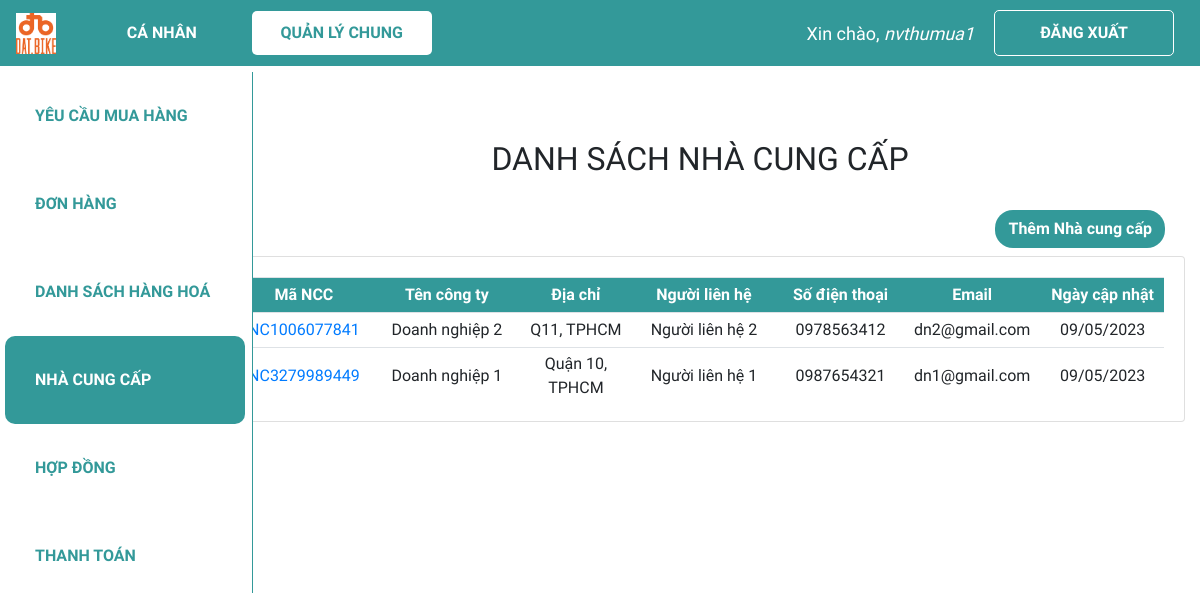
/dsncc/ (signed in), run on the app's committed database.
### web_core/models.py (models this page shows, shortened)
class NCC(models.Model):
    ma_NCC = ShortUUIDField(
        verbose_name='Mã nhà cung cấp',
        length=10,
        max_length=12,
        prefix="NC",
        alphabet="0123456789",
        primary_key=True
    )
    ma_nhan_vien_tao = models.ForeignKey(NHANVIEN, on_delete = models.SET_NULL, verbose_name = 'Mã nhân viên tạo', blank = True, null=True)
    ma_so_thue = models.CharField('Mã số thuế', max_length = 20,blank=True, null=True)
    ma_hang_hoa = models.ManyToManyField(HANGHOA, verbose_name = 'Mã hàng hoá', blank = True)
    ten_doanh_nghiep = models.CharField('Tên doanh nghiệp', max_length = 100,blank=True, null=True)
    dia_chi = models.CharField('Địa chỉ', max_length = 300,blank=True, null=True)
    nguoi_lien_he = models.CharField('Người liên hệ', max_length = 100, blank=True, null=True)
    sdt = models.CharField('Số điện thoại', max_length = 20,blank=True, null=True)
    email = models.EmailField('Email', max_length = 100, blank=True, null=True)
    stk = models.CharField('Thông tin chuyển khoản', max_length = 100, blank=True, null=True)
    giay_phep = models.CharField('Giấy phép', max_length = 100, blank=True, null=True)
    nang_luc_hang_hoa = models.CharField('Năng lực hàng hoá', max_length = 100, blank=True, null=True)
    ngay_cap_nhat = models.DateTimeField('Ngày cập nhật', default=datetime.now)
    cong_no = models.CharField('Công nợ', max_length = 500, blank=True, null=True)
    file_bao_gia =  models.CharField('File báo giá', max_length=500, blank=True, null=True)

### web_core/decorators.py (the view)
        def wrapper_func(request, *args, **kwargs):
            group = None
            if request.user.groups.exists():
                group = request.user.groups.all()
            if len(group) > 2 and any(role.name in allowed_roles for role in group):
                return view_func(request, *args, **kwargs)
            elif group[0].name in allowed_roles:
                return view_func(request, *args, **kwargs)
            else:
                return HttpResponse('Not authorized')

### web_core/templatetags/index.py (called while the page is built)
@register.filter
def first_group_name(user):
    groups = user.groups.all()
    if groups:
        return groups[0].name
    return ''

### web_core/views.py (called while the page is built)
@allowed_users(['thumua', 'quanly'])
@login_required(login_url='login')
def dsncc(request):
    dsncc = NCC.objects.all().order_by('-ngay_cap_nhat')
    context = {'dsncc':dsncc}
    return render(request, 'web_core/dsncc.html', context)

### web_core/templates/web_core/dsncc.html (shortened to what this page needs)
{% extends 'web_core/main.html' %}
{% block content %}
<h2 class="table-title" style>DANH SÁCH NHÀ CUNG CẤP</h2>
{% load index %}
{% if request.user|first_group_name != 'quanly' %}
<div class="row sub">
    <div class="col">
        <div class="btn-text-right">
            <a class='btn add-btn' href="{% url 'quanli_them_ncc'%}">Thêm Nhà cung cấp</a>
        </div>
    </div>
</div>
{% endif %}
<div class="card card-body">
    <table class='table table-sm'>
        <tr class="table-head">
            <th class="small-content">Mã NCC</th>
            <th class="mid-content">Tên công ty</th>
            <th class="small-content">Địa chỉ</th>
            <th class="mid-content">Người liên hệ</th>
            <th class="small-content">Số điện thoại</th>
            <th class="small-content">Email</th>
            <th class="small-content">Ngày cập nhật</th>
        </tr>
        {% for ncc in dsncc %}
        <tr>
            <td class="small-content"><a href="{% url 'quanli_xem_ncc' ncc.ma_NCC %}">{{ncc.ma_NCC}}</a></td>
            <td class="mid-content">{{ncc.ten_doanh_nghiep}}</td>
            <td class="small-content">{{ncc.dia_chi}}</td>
            <td class="mid-content">{{ncc.nguoi_lien_he}}</td>
            <td class="small-content">{{ncc.sdt}}</td>
            <td class="small-content">{{ncc.email}}</td>
            <td class="small-content">{{ncc.ngay_cap_nhat|date:"d/m/Y"}}</td>
        </tr>
        {% endfor %}
    </table>
</div>
{% endblock %}

### web_core/templates/web_core/navbar.html (shortened to what this page needs)
{% load static %}
<nav class="navbar navbar-expand-lg my-navbar fixed-top">
    <a href="{% url 'home' %}">
        <img class="navbar-brand" alt="logo-brand" src="{% static 'images/logo.png' %}" height="50"
            style="padding-bottom: 4px" />
    </a>
    <div class="collapse navbar-collapse" id="navbarNav">
        {% with request.resolver_match.url_name as url_name %}
        <div class="navbar-nav">
            {% load index %}
            {% if request.user|first_group_name != 'quanly' and request.user|first_group_name != 'ketoan' %}
                <a class="nav-item nav-link my-nav-item {% if 'canhan' in url_name %}my-nav-active{% endif %} nav-canhan"
                href="{% url 'canhan_dspr' %}">Cá nhân</a>
            {% endif %}
            <a class="nav-item nav-link my-nav-item {% if 'quanli' in url_name %}my-nav-active{% endif %} nav-quanly"
                href="{% url 'quanli_dspr' %}">Quản lý chung</a>
        </div>
        {% endwith %}
    </div>
    {% with request.resolver_match.url_name as url_name %}
    {% if request.user.is_authenticated %}
    <span class="hello-msg">Xin chào, <span> {{request.user}} </span></span>
    <a class="nav-item nav-link my-nav-item my-btn" href="{% url 'logout' %}">Đăng xuất</a>
    {% else %}
    <a class="nav-item nav-link my-nav-item my-btn {% if url_name == 'login' %}my-nav-active{% endif %}"
        href="{% url 'login' %}">Đăng nhập</a>
    {% endif %}
    {% endwith %}
</nav>

### web_core/static/css/main.css (style rules this page uses)
* { font-family: 'Baloo 2', cursive; }
html, body { margin: 0; padding: 0; height: 100%; overflow-x: hidden; }

### web_core/templates/web_core/navbar.html (style rules this page uses)
.my-navbar.fixed-top { position: fixed; color: #fff; background-color: #399; z-index: 10; }
.my-nav-item { color: #fff; font-weight: bold; padding: 9.6px 16px !important; text-transform: uppercase; border-radius: 5px; width: 180px; text-align: center; }
.my-nav-active, .my-nav-active:hover { color: #399; background-color: #fff; }
.my-btn { border: 1px solid #fff; margin-right: 10px; }
.hello-msg { font-size: 18px; color: #fff; margin-right: 20px; }
.hello-msg>span { font-style: italic; }

### web_core/templates/web_core/dsncc.html (style rules this page uses)
.row.sub { margin-top: 32px; }
.card-body { padding-bottom: 0px; }
.table-title { text-align: center; }
.table th, .table td { vertical-align: middle; text-align: center; }
.small-content { width: 150px; }
.mid-content { width: 240px; }
.table-head { color: #ffff; background-color: #399; }
.btn-text-right { text-align: right; }
.btn.add-btn { font-weight: bold; margin-bottom: 8px; margin-right: 20px; color: #fff; background-color: #399; border-radius: 18px; }

### data on the page
NCC: ma_NCC "NC1006077841", ten_doanh_nghiep "Doanh nghiệp 2", dia_chi "Q11, TPHCM", nguoi_lien_he "Người liên hệ 2", sdt "0978563412", email "dn2@gmail.com", ngay_cap_nhat "09/05/2023"
NCC: ma_NCC "NC3279989449", ten_doanh_nghiep "Doanh nghiệp 1", dia_chi "Quận 10, TPHCM", nguoi_lien_he "Người liên hệ 1", sdt "0987654321", email "dn1@gmail.com", ngay_cap_nhat "09/05/2023"

### other printed values
{{ request.user }} "nvthumua1"
